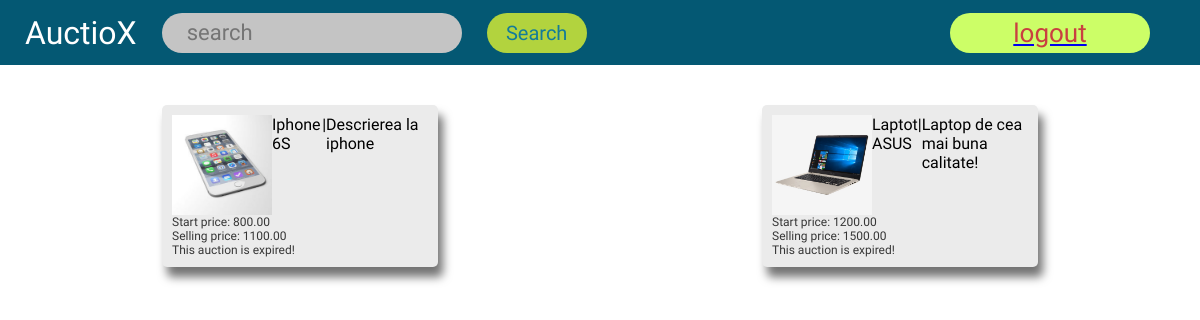
The app's page /userpage.php (signed in), older data.
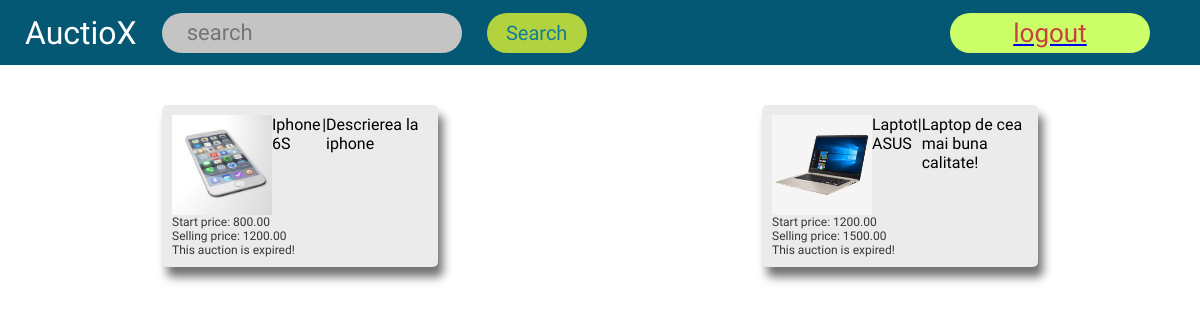
The same page, newer data.
### tables this page shows
CREATE TABLE `products` (
  `product_id` int(35) NOT NULL,
  `product_name` varchar(255) NOT NULL,
  `image` varchar(300) NOT NULL,
  `description` text NOT NULL,
  `price` decimal(20,2) NOT NULL,
  `current_price` decimal(20,2) NOT NULL,
  `id_categori` int(1) NOT NULL,
  `insert_date` timestamp NOT NULL DEFAULT CURRENT_TIMESTAMP,
  `expirate_date` timestamp NOT NULL DEFAULT CURRENT_TIMESTAMP,
  `user_id` int(11) NOT NULL
);

### core/init.php (called while the page is built, shortened)
<?php
require 'functions/users.php';
require 'functions/fill.php';
require 'functions/retrive.php';
if (logged_in() === true) {
	$session_user_id = $_SESSION['user_id'];
	$user_data = user_data($session_user_id, 'user_id', 'username', 'password', 'email', 'type');
}
?>

### core/Functions/users.php (called while the page is built, shortened)
<?php
function user_data($user_id){
	$user_id = (int)$user_id;
	$func_num_args = func_num_args();
	$func_get_args = func_get_args();
	if ($func_num_args > 1) {
		unset($func_get_args[0]);
		$fields = '`' . implode('`, `', $func_get_args) . '`';
		$data = mysql_fetch_assoc(mysql_query("SELECT $fields FROM `users` WHERE `user_id` = $user_id"));
		return $data;
	}
};
?>

### core/Functions/retrive.php (called while the page is built, shortened)
<?php
function select_user_products($user_id) {
    $sql = "SELECT * FROM products where user_id=" . $user_id . "";
    return mysql_query($sql);
}
?>

### core/Functions/get_my_auctions.php (called while the page is built)
<?php
function get_my_products($user_id) {
    $result = select_user_products($user_id);
    return simple_fill_auction($result);
}
?>

### core/Functions/fill.php (the view, shortened to what this page needs)
<html>
<?php
function simple_fill_auction($result) {
    $output = '';
    while ($row = mysql_fetch_array($result)) {
        if($row['expirate_date'] >= date('Y-m-d', time())) {
            $output .= "
                <div class='ax-card ax-card-small'>
				<header class='ax-card--small__header'>
					<img src='image/{$row['image']}' class='ax-card-small__img'>
					<p><span> {$row['product_name']} </span></p>|
					<p>{$row['description']}</p>
				</header>
				<p class='ax-card-small-time-left'>Start price: <span> {$row['price']} </span> </p>
				<p class='ax-card-small-time-left'>Current price: <span> {$row['current_price']} </span> </p>
                <p class='ax-card-small-time-left'>Expire date: <span> {$row['expirate_date']} </span> </p>
			</div>
            ";
        }
        else {
            $output .= "
                <div class='ax-card ax-card-small'>
				<header class='ax-card--small__header'>
					<img src='image/{$row['image']}' class='ax-card-small__img'>
					<p><span> {$row['product_name']} </span></p>|
					<p>{$row['description']}</p>
				</header>
				<p class='ax-card-small-time-left'>Start price: <span> {$row['price']} </span> </p>
				<p class='ax-card-small-time-left'>Selling price: <span> {$row['current_price']} </span> </p>
                <p class='ax-card-small-time-left'>This auction is expired!</p>
			</div>";
        }
    }
    return $output;
}
?>
</html>

### userpage.php (shortened to what this page needs)
<?php
    include 'core/init.php';
    include 'core/functions/get_my_auctions.php';
?>
<!DOCTYPE html>
<html>
<head>
    <link href="style/common.css" rel="stylesheet">
    <link href="style/home.css" rel="stylesheet">
</head>
<body>
<header class="ax-header">
    <div class="ax-header-left">
        <a href="home.php" class="ax-header__title">AuctioX</a>
        <form class="ax-header-form" method="post">
            <input type="text" placeholder="search" class="ax-header-form-input" name="search">
            <button type="submit" class="ax-header-form-search-button">Search</button>
        </form>
    </div>
    <div style="display: flex;">
        <a href="logout.php">
            <button type="button" class="ax-header-action-button">logout</button>
        </a>
    </div>
</header>
<main class="ax-container">
    <?php
    if (!isset($_POST['search'])) {
        echo get_my_products($user_data['user_id']);
    } else {
        echo fill_search_auction($_POST['search'], $user_data['user_id']);
    }
    ?>
</main>
</body>
</html>

### style/common.css (style rules this page uses)
* { margin: 0; padding: 0; box-sizing: border-box; font-family: 'Comfortaa', cursive; }
input, textarea { border-radius: 20px; height: 40px; background-color: #C4C4C4; border: none; padding-left: 25px; }
button, a { border-radius: 20px; height: 40px; border: none; display: flex; justify-content: center; align-items: center; }
.ax-header { width: 100%; height: 65px; display: flex; align-items: center; justify-content: space-between; background-color: #045873; }
.ax-header__title { color: #FFFFFF; font-size: 32px; padding-left: 25px; text-decoration: none; }
.ax-header-left { display: flex; align-items: center; }
.ax-header-form { margin-left: 25px; display: flex; justify-content: space-between; }
.ax-header-form-input { width: 300px; color: #137C99; font-size: 22px; }
.ax-header-form-search-button { margin-left: 25px; width: 100px; color: #137C99; background-color: #B2D33E; cursor: pointer; font-size: 20px; }
.ax-container { display: flex; flex-wrap: wrap; justify-content: space-around; margin-top: 25px; }
.ax-card { background-color: #EBEBEB; border-radius: 5px; box-shadow: 5px 10px 10px #0000008c; padding: 10px; }
.ax-card-small { width: 23%; margin: 15px 0; }
.ax-card--small__header, .ax-card-normal__header, .ax-card-large__header { display: flex; justify-content: space-between; }
.ax-card-small__img, .ax-card-normal__img { width: 100px; height: 100px; }
.ax-card-small-time-left, .ax-card-normal-time-left { color: #363636; font-size: 12px; }

### style/home.css (style rules this page uses)
.ax-header-action-button { color: #C94040; background-color: #CCFE67; width: 200px; margin-right: 50px; font-size: 26px; cursor: pointer; }
.ax-card-small { cursor: pointer; }

Row changes from the older to the newer data that the page shows:
changed products "Iphone 6S": current_price "1100.00" → "1200.00"
